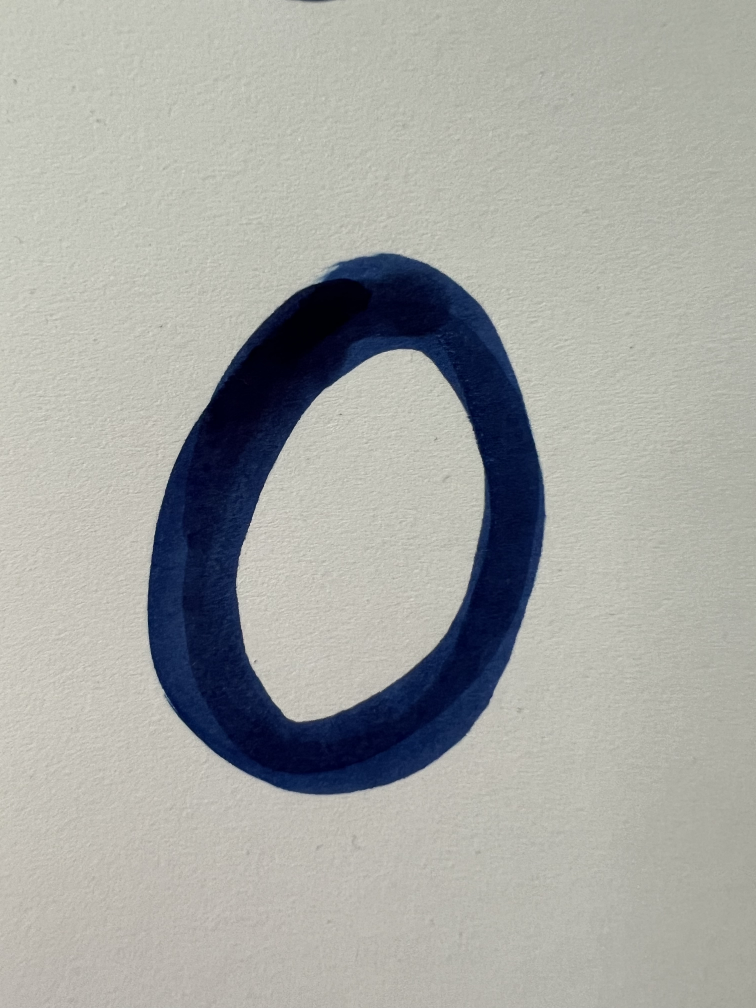
#> input picture 0.jpg, 3024 x 4032 px (shown at 1/4 size)
$ python -i streamlit.py   (imports and definitions only)
#> lines starting #> are read from the running program, lines starting #| are printed output that depends on the picture
import streamlit as st
import numpy as np
import joblib
import cv2
from sklearn.preprocessing import StandardScaler
import pickle
from sklearn.preprocessing import MinMaxScaler
from scipy.ndimage import center_of_mass

# Load the model

model = 'C:/Users/46704/svm_clf.pkl'
# [1 line not run here, left out]


# Process the image

# [126 lines left out: functions processImage, prediction, not called in this run]


# Building a sidebar
# [24 lines not run here, left out]

>>> import cv2
>>> picture = cv2.imread('0.jpg', cv2.IMREAD_GRAYSCALE)
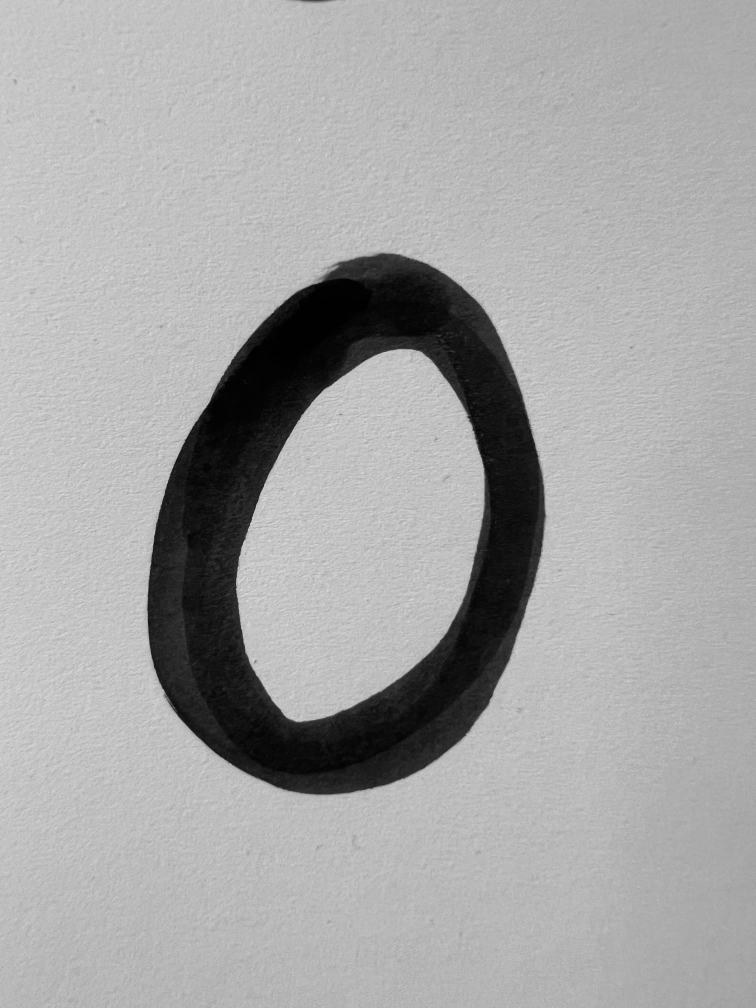
#> picture: shape (4032, 3024) (shown at 1/4 size); min 0, max 230, mean 165.8
#> (the run stopped early here; a loop or call above may not have finished)

$ run again, on 1.jpg
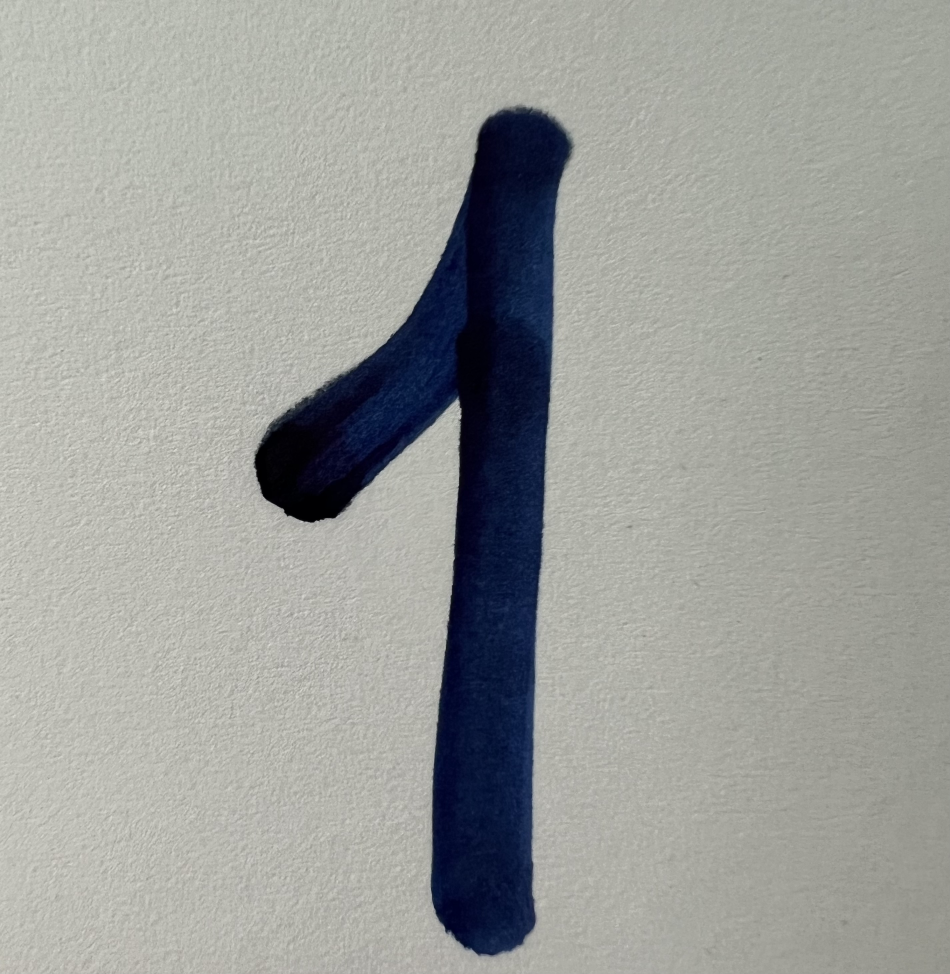
#> input picture 1.jpg, 2850 x 2922 px (shown at 1/3 size)
#> `picture = cv2.imread('0.jpg', cv2.IMREAD_GRAYSCALE)`:
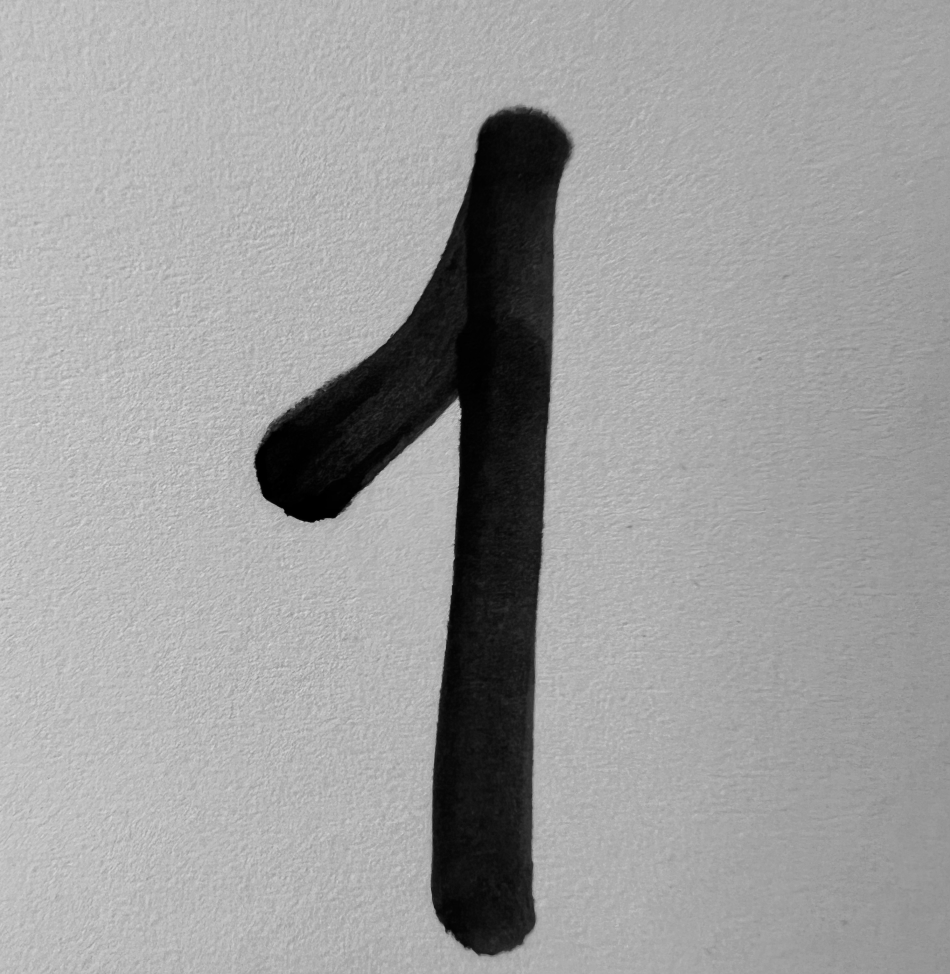
#> picture: shape (2922, 2850) (shown at 1/3 size); min 0, max 230, mean 157.5
